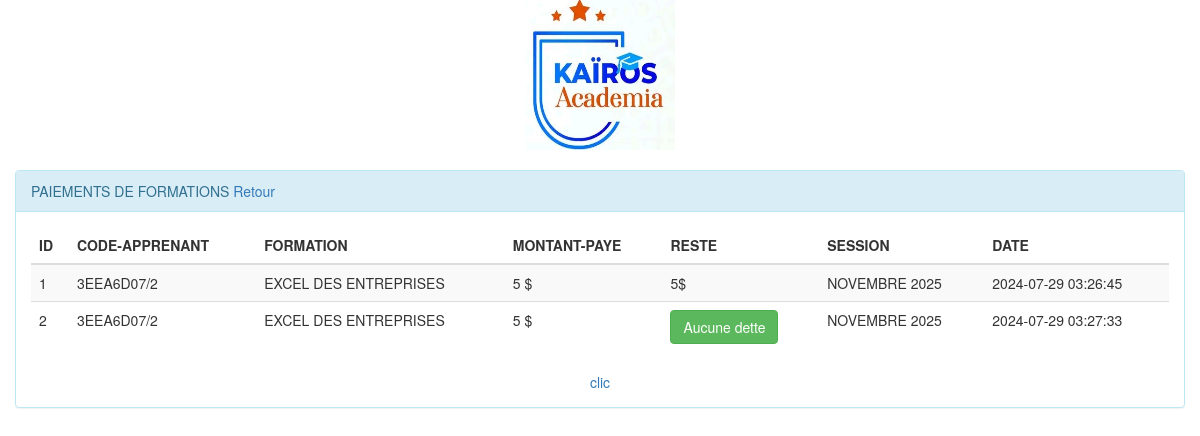
The app's page /view/imprimer-frais.php (signed in) with its own data.
### tables this page shows
CREATE TABLE `paiement` (
  `id` int(11) NOT NULL,
  `code_apprenant` varchar(15) NOT NULL,
  `formation` varchar(100) NOT NULL,
  `montant_payer` int(11) NOT NULL,
  `reste` int(11) NOT NULL,
  `session` varchar(15) NOT NULL,
  `date_paie` timestamp NOT NULL DEFAULT current_timestamp()
);

### model/imprimer-paiement.php (called while the page is built)
<?php
	$requete="SELECT * FROM paiement";
	$resultat=$pdo->query($requete);

### view/imprimer-frais.php (the view, shortened to what this page needs)
<?php
	require_once '../bdd/connexion.php';
	require_once('../model/imprimer-paiement.php');
	$id=1;
	?>
<!DOCTYPE html>
<html>
<head>
	<link rel="stylesheet" href="../includes/css/bootstrap.css">
</head>
<body>
		<div align="center">
			<img src="../image/10.JPG" width="150px" height="150px">
		</div>
		<div class="col-md-12 col-xs-12 spacer">
				<div class="panel panel-info spacer">
					<div class="panel-heading">
						PAIEMENTS DE FORMATIONS <a href="paiement.php">Retour</a>
					</div>
					<div class="panel-body">
						<table class="table table-striped">
							<thead>
								<tr>
									<th>ID</th><th>CODE-APPRENANT</th><th>FORMATION</th><th>MONTANT-PAYE</th><th>RESTE</th><th>SESSION</th><th>DATE</th>
								</tr>
							</thead>
							<tbody>
								<?php while ($et=$resultat->fetch()){?>
								<tr>
								<td><?php  echo($et['id'])?></td>
								<td><?php  echo($et['code_apprenant'])?></td>
								<td><?php  echo($et['formation'])?></td>
								<td><?php  echo($et['montant_payer'])?> $</td>
								<td><?php
								if ($et['reste']==0) {
									?>
									<a href="#" class="btn btn-success">Aucune dette</a>
								<?php }else{
									echo($et['reste']."$");
								}?>
								</td>
								<td><?php  echo($et['session'])?> </td>
								<td><?php  echo($et['date_paie'])?></td>
											</tr>
									<?php $id++; } ?>
							</tbody>
						</table>
						<div class="text-center">
							<a onclick="window.print();">clic</a>
						</div>
					</div>
				</div>
			</div>
</body>
</html>

### view/imprimer-frais.php (style rules this page uses)
.spacer { margin-top: 10px; }

### records on screen
paiement: id "1", code_apprenant "3EEA6D07/2", formation "EXCEL DES ENTREPRISES", montant_payer "5", reste "5", session "NOVEMBRE 2025", date_paie "2024-07-29 03:26:45"
paiement: id "2", code_apprenant "3EEA6D07/2", formation "EXCEL DES ENTREPRISES", montant_payer "5", reste "Aucune dette", session "NOVEMBRE 2025", date_paie "2024-07-29 03:27:33"
